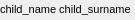
<?xml version="1.0" encoding="UTF-8"?>
<ui version="4.0">
 <class>PersonLabelClass</class>
 <widget class="QWidget" name="PersonLabelClass">
  <property name="geometry">
   <rect>
    <x>0</x>
    <y>0</y>
    <width>135</width>
    <height>20</height>
   </rect>
  </property>
  <property name="sizePolicy">
   <sizepolicy hsizetype="Fixed" vsizetype="Fixed">
    <horstretch>0</horstretch>
    <verstretch>0</verstretch>
   </sizepolicy>
  </property>
  <property name="minimumSize">
   <size>
    <width>135</width>
    <height>20</height>
   </size>
  </property>
  <property name="windowTitle">
   <string>PersonLabel</string>
  </property>
  <layout class="QGridLayout" name="gridLayout">
   <property name="leftMargin">
    <number>0</number>
   </property>
   <property name="topMargin">
    <number>0</number>
   </property>
   <property name="rightMargin">
    <number>0</number>
   </property>
   <property name="bottomMargin">
    <number>0</number>
   </property>
   <item row="0" column="0">
    <widget class="ClickableLabel" name="name_surname">
     <property name="sizePolicy">
      <sizepolicy hsizetype="MinimumExpanding" vsizetype="MinimumExpanding">
       <horstretch>0</horstretch>
       <verstretch>0</verstretch>
      </sizepolicy>
     </property>
     <property name="font">
      <font>
       <pointsize>8</pointsize>
      </font>
     </property>
     <property name="text">
      <string>&lt;html&gt;&lt;head/&gt;&lt;body&gt;&lt;p&gt;child_name child_surname&lt;/p&gt;&lt;/body&gt;&lt;/html&gt;</string>
     </property>
    </widget>
   </item>
  </layout>
 </widget>
 <layoutdefault spacing="6" margin="11"/>
 <customwidgets>
  <customwidget>
   <class>ClickableLabel</class>
   <extends>QLabel</extends>
   <header location="global">clickablelabel.h</header>
  </customwidget>
 </customwidgets>
 <resources/>
 <connections/>
</ui>
